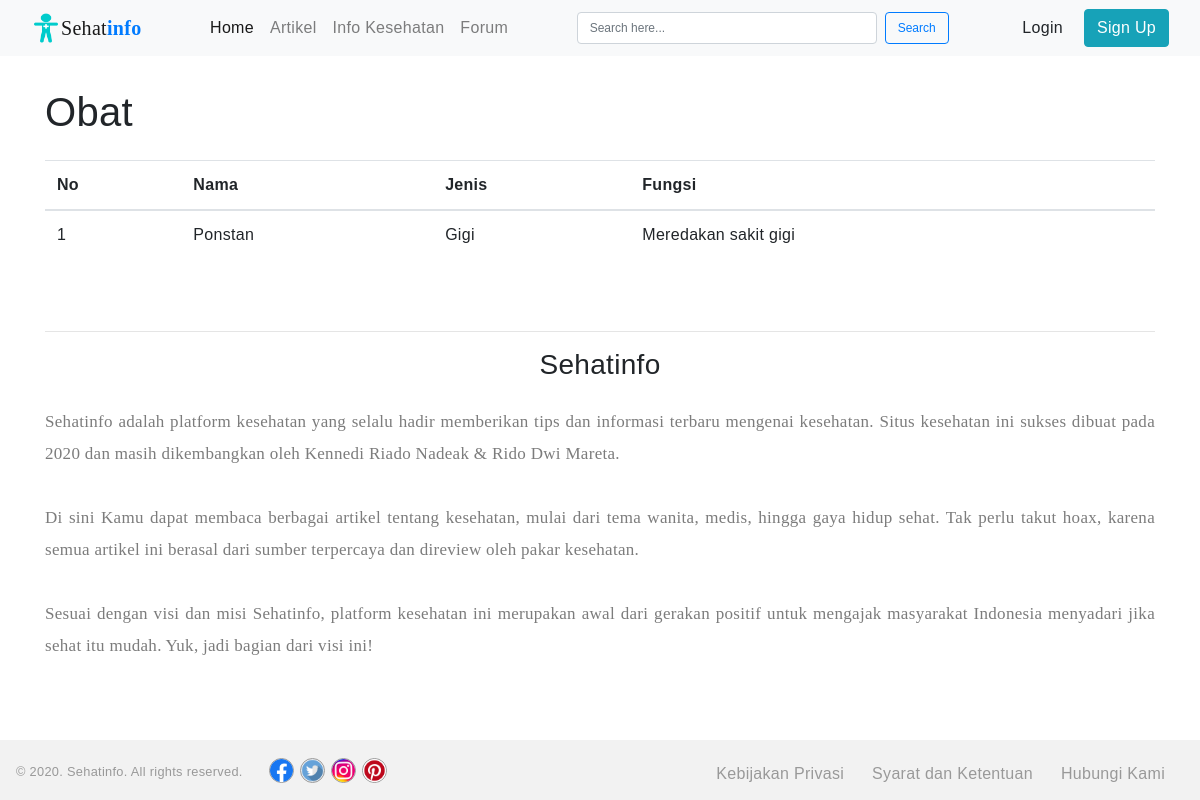
The app's page /page/kategori kesehatan/obat.php?id=1 with its own data.
### tables this page shows
CREATE TABLE `obat` (
  `id` int(10) NOT NULL,
  `nama` varchar(30) NOT NULL,
  `jenis` varchar(30) NOT NULL,
  `fungsi` text NOT NULL
);

### page/kategori kesehatan/obat.php (the view, shortened to what this page needs)
<?php
    include '../koneksi.php';
    $id = $_GET['id'];
    $sql = mysqli_query($koneksi,"select * from obat where id='$id'");
    while($data = mysqli_fetch_array($sql)){
    ?>
<?php include '../template/header.php'; ?>
<div class="container pt-5">
    <h1 class="pb-3">Obat</h1>
<table class="table">
  <thead>
    <tr>
      <th scope="col">No</th>
      <th scope="col">Nama</th>
      <th scope="col">Jenis</th>
      <th scope="col">Fungsi</th>
    </tr>
  </thead>
  <tbody>
  <?php
$no = 1;
$sql = mysqli_query($koneksi,"select * from obat where jenis='gigi'");
while($data = mysqli_fetch_array($sql)){
?>
              <tr>
                <td><?php echo $no++; ?></td>
                <td><?php echo $data['nama']; ?></td>
                <td><?php echo $data['jenis']; ?></td>
                <td><?php echo $data['fungsi']; ?></td>
              </tr>
<?php } ?>
  </tbody>
</table>
</div>
<?php include '../template/footer.php'; ?>
<?php } ?>

### page/template/header.php (shortened to what this page needs)
<!DOCTYPE html>
<html>
<head>
    <link href="/sehatinfo/css/bootstrap.min.css" rel="stylesheet" media="screen">
    <link rel="stylesheet" type="text/css" href="/sehatinfo/fontawesome/css/all.min.css">
    <link rel="stylesheet" type="text/css" href="/sehatinfo/style.css">
</head>
<body>
        <nav class="navbar fixed-top navbar-expand-lg  navbar-light bg-light">
            <div class="container-fluid">
                <img src="/sehatinfo/images/sehatinfo.png" width="30" height="30" class="d-inline-block align-top"
                    alt="">
                <a class="navbar-brand mr-auto" href="/sehatinfo/page/index.php" style="font-family: cursive;">Sehat<b
                        class="text-primary">info</b></a>
                <div class="collapse navbar-collapse" id="navbarTogglerDemo03">
                    <ul class="navbar-nav ml-auto mr-auto mt-2 mt-lg-0">
                        <li class="nav-item active">
                            <a class="nav-link" href="/sehatinfo/page/index.php">Home <span class="sr-only">(current)</span></a>
                        </li>
                        <li class="nav-item">
                            <a class="nav-link" href="/sehatinfo/page/navbar/artikel.php">Artikel</a>
                        </li>
                        <li class="nav-item">
                            <a class="nav-link " href="/sehatinfo/page/navbar/info_kesehatan.php">Info Kesehatan</a>
                        </li>
                        <li class="nav-item">
                            <a class="nav-link " href="/sehatinfo/page/navbar/forum.php">Forum</a>
                        </li>
                    </ul>
                    <form class="form-inline">
                        <input class="form-control mr-sm-2" type="search" id="search-width" placeholder="Search here..."
                            aria-label="Search">
                        <button class="btn btn-outline-primary my-2 my-sm-0 form-control" type="submit">Search</button>
                    </form>
                    <ul class="navbar-nav ml-auto">
                        <li class="nav-item mr-sm-2">
                            <a class="btn btn-light" href="/sehatinfo/page/login.php">Login</a>
                        </li>
                        <li class="nav-item  my-2 my-sm-0">
                            <a class="btn btn-info btn-block" href="/sehatinfo/page/sign_up.php">Sign Up</a>
                        </li>
                    </ul>
                </div>
            </div>
        </nav>

### page/template/footer.php
<div class="container pt-3 pb-5 mb-5">
    <hr>
    <h3 class="text-center mb-4">Sehatinfo</h3>
    <p class="site-info">
        Sehatinfo adalah platform kesehatan yang selalu hadir
        memberikan tips dan informasi terbaru mengenai kesehatan. Situs kesehatan ini sukses dibuat
        pada 2020 dan masih dikembangkan oleh Kennedi Riado Nadeak & Rido Dwi Mareta.
        <br>
        <br>
        Di sini Kamu dapat membaca berbagai artikel tentang kesehatan, mulai dari tema wanita, medis, hingga
        gaya hidup sehat. Tak perlu takut hoax, karena semua artikel
        ini berasal dari sumber terpercaya dan direview oleh pakar kesehatan.
        <br>
        <br>
        Sesuai dengan visi dan misi Sehatinfo, platform kesehatan ini merupakan awal dari gerakan positif
        untuk mengajak masyarakat Indonesia menyadari jika sehat itu mudah. Yuk, jadi bagian dari visi ini!
    </p>
</div>
<footer>
    <div class="footer-block1 ml-3">
        <small class="copyright">© 2020. Sehatinfo. All rights reserved.</small>
        <div class="social">
            <a class="social-button" href="https://www.facebook.com">
                <img alt="Facebook" src="/sehatinfo/images/facebook.png">
            </a>
            <a class="social-button" href="https://twitter.com">
                <img alt="Twitter" src="/sehatinfo/images/twitter.png">
            </a>
            <a class="social-button" href="https://www.instagram.com/">
                <img alt="Instagram" src="/sehatinfo/images/instagram.png">
            </a>
            <a class="social-button" href="https://www.pinterest.com">
                <img alt="Youtube" src="/sehatinfo/images/pinterest.png">
            </a>
        </div>
    </div>
    <nav class="footer-menu mr-3">
        <ul class="footer-menu-list clearfix">
            <li>
                <a class="footer-menu-link text-decoration-none"
                    href="/sehatinfo/page/footer/kebijakan-privasi.php">Kebijakan Privasi</a>
            </li>
            <li>
                <a class="footer-menu-link text-decoration-none"
                    href="/sehatinfo/page/footer/syarat-dan-ketentuan.php">Syarat dan Ketentuan</a>
            </li>
            <li>
                <a class="footer-menu-link text-decoration-none" href="/sehatinfo/page/footer/hubungi-kami.php">Hubungi
                    Kami</a>
            </li>
        </ul>
    </nav>
</footer>
</body>
</html>

### style.css (style rules this page uses)
html { min-height: 100%; position: relative; }
body { font-family: 'Varela Round', sans-serif; letter-spacing: .30px; }
ul { list-style: none; }
a { text-decoration: none; color: inherit; }
.container { margin-top: 40px; }
.form-control { font-size: 12px; }
#search-width { width: 300px; }
.site-info { font-size: 17px; line-height: 32px; text-align: justify; color: #7c7c7c; font-family: Georgia, 'Times New Roman', Times, serif; }
footer { position: absolute; left: 0; bottom: 0; width: 100%; overflow: hidden; height: 60px; background: #f2f2f2; color: #999; }
.copyright { float: left; display: block; padding-top: 22px; margin-right: 20px; }
.social { float: left; padding-top: 18px; }
.social-button { float: left; display: block; width: 25px; height: 25px; margin-left: 6px; }
.social-button>img { width: 100%; height: 100%; border: 1px solid #999; border-radius: 50%; }
.footer-menu { display: block; position: absolute; right: 5px; top: 22px; }
.footer-menu-list>li { float: left; }
.footer-menu-link { padding: 0 14px; }

### records on screen
obat: nama "Ponstan", jenis "Gigi", fungsi "Meredakan sakit gigi"
